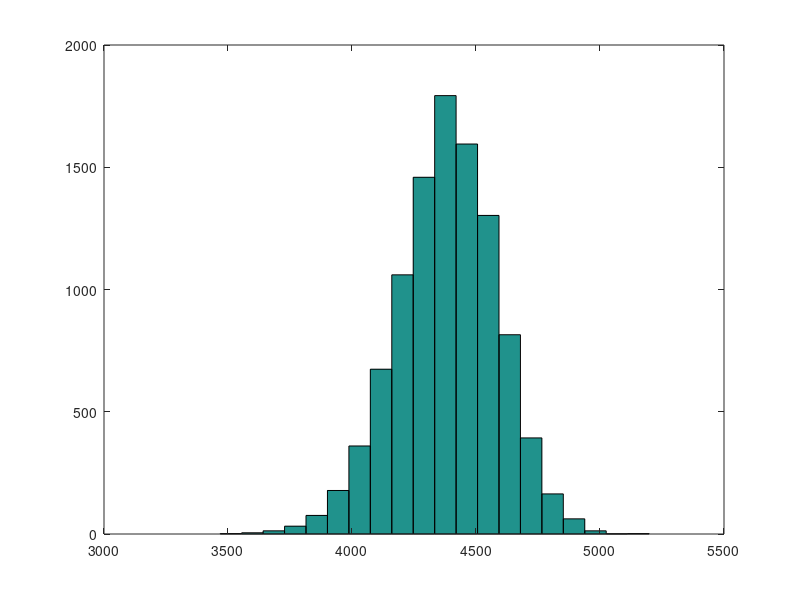

This figure's MATLAB source: (Note: this script raises an error after producing the figure.)
function simGarch()
% simulates for a given horizon trajectories and fits a smoothed density
% the density is a kernel fit
% parameters correspond to the last 3000 observations of the FTSE 1000
clc;
cla;
m =0.0188;
w =0.0089;
ap=0.0047;
an=0.0854;
be=0.9369;
nu=14.8537;
sig0 = 0.9557;
S0   = 4357.53;

NbD  = 20; %time horizon in days
NSim = 10000;

xt = trnd(nu,NbD,NSim); %simulate following a Student-t
Rt = ones(NbD,NSim)*m; % initialize at mean
Sigt2=zeros(NbD,NSim); % place holder for variance
Sigt2(1,:)=(sig0^2).*ones(1,NSim);

xt2=xt.^2;
for  i = 2:NbD
    ep = xt(i-1,:)> 0;
    en = xt(i-1,:)<=0;
    Sigt2(i,:) = w + ap.*ep.*xt2(i-1,:) + an.*en.*xt2(i-1,:) + Sigt2(i-1,:)*be; 
end

Rt = Rt + sqrt(Sigt2).*xt;
ST = S0.*exp(sum(Rt/100) ); % get time T and don't forget the scaling of the data
hist(ST,20)

dz=10;
z=3800:dz:5100; z=z';
kernz = kern(ST,-.65,z);
kernz = kernz/(sum(kernz)*dz);
plot(z,kernz)

subD=kernz;
save subD;